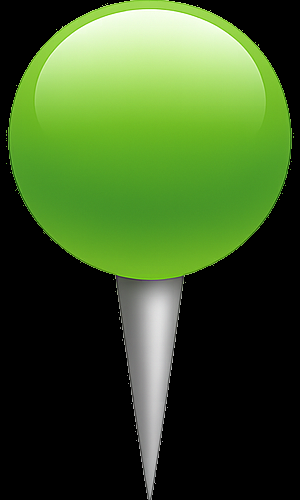
#> input picture app/images/dingding.png, 300 x 500 px; its folder holds only this picture in this run
$ python -i recognition.py   (imports and definitions only)
#> lines starting #> are read from the running program, lines starting #| are printed output that depends on the picture; after the words box and inside, x2 and y2 are one past the last pixel; in counts of white or black regions, pixels touching at a corner belong together
### app/tools/utils.py
import numpy as np
import os
import sys
import platform
from PIL import Image
import imagehash

# 管理开发环境与打包环境下的路径
# [161 lines left out: functions resource_path, _resource_path_impl, _get_packaged_resource_path, _get_development_resource_path, get_app_cache_dir, get_app_data_dir and 3 more, not called in this run]

def _resource_path_impl(relative_path):
    """获取资源文件的绝对路径

    Args:
        relative_path: 相对于app目录的路径，如 'json/game_config.json'

    Returns:
        str: 资源文件的绝对路径
    """
    # 打包环境处理
    if hasattr(sys, '_MEIPASS'):
        return _get_packaged_resource_path(relative_path)

    # 开发环境处理
    return _get_development_resource_path(relative_path)

def _get_packaged_resource_path(relative_path):
    """获取打包环境下的资源路径"""
    base = sys._MEIPASS

    # 标准打包路径
    candidates = [
        os.path.join(base, 'app', relative_path),
        os.path.join(base, relative_path),
    ]

    # macOS .app 特殊路径
    if platform.system() == "Darwin":
        try:
            macos_dir = os.path.dirname(sys.executable)
            resources_dir = os.path.abspath(os.path.join(macos_dir, '..', 'Resources'))
            candidates.extend([
                os.path.join(resources_dir, 'app', relative_path),
                os.path.join(resources_dir, relative_path),
            ])
        except (OSError, ValueError):
            pass

    # 返回第一个存在的路径
    for candidate in candidates:
        if os.path.exists(candidate):
            return candidate

    # 如果都不存在，返回最可能的路径
    return candidates[0]

def _get_development_resource_path(relative_path):
    """获取开发环境下的资源路径"""
    # 获取当前文件所在目录（app/tools/）
    current_dir = os.path.dirname(os.path.abspath(__file__))
    # 获取项目根目录
    project_root = os.path.dirname(os.path.dirname(current_dir))
    # 构建app目录路径
    app_dir = os.path.join(project_root, 'app')

    # 开发环境的候选路径
    candidates = [
        os.path.join(app_dir, relative_path),  # 标准路径
        os.path.join(project_root, relative_path),  # 备用路径
    ]

    # 返回第一个存在的路径
    for candidate in candidates:
        if os.path.exists(candidate):
            return candidate

    # 如果都不存在，返回标准路径
    return candidates[0]

# 统一的路径管理方法
def get_app_cache_dir():
    """获取应用缓存目录"""
    if platform.system() == "Darwin":  # macOS
        # 使用 ~/Library/Caches/ChessHelper/
        home_dir = os.path.expanduser("~")
        cache_dir = os.path.join(home_dir, "Library", "Caches", "ChessHelper")
    elif platform.system() == "Windows":  # Windows
        # 使用 %LOCALAPPDATA%\ChessHelper\Cache\
        localappdata = os.environ.get('LOCALAPPDATA', os.path.expanduser("~"))
        cache_dir = os.path.join(localappdata, "ChessHelper", "Cache")
    else:  # Linux
        # 使用 ~/.cache/chess-helper/
        home_dir = os.path.expanduser("~")
        cache_dir = os.path.join(home_dir, ".cache", "chess-helper")

    # 确保目录存在
    os.makedirs(cache_dir, exist_ok=True)
    return cache_dir

def get_app_data_dir():
    """获取应用数据目录"""
    if platform.system() == "Darwin":  # macOS
        # 使用 ~/Library/Application Support/ChessHelper/
        home_dir = os.path.expanduser("~")
        data_dir = os.path.join(home_dir, "Library", "Application Support", "ChessHelper")
    elif platform.system() == "Windows":  # Windows
        # 使用 %APPDATA%\ChessHelper\
        appdata = os.environ.get('APPDATA', os.path.expanduser("~"))
        data_dir = os.path.join(appdata, "ChessHelper")
    else:  # Linux
        # 使用 ~/.local/share/chess-helper/
        home_dir = os.path.expanduser("~")
        data_dir = os.path.join(home_dir, ".local", "share", "chess-helper")

    # 确保目录存在
    os.makedirs(data_dir, exist_ok=True)
    return data_dir

def app_cache_path(filename):
    """获取调试图片的完整路径"""
    cache_dir = get_app_cache_dir()
    full_path = os.path.join(cache_dir, filename)
    # 确保子目录存在
    os.makedirs(os.path.dirname(full_path), exist_ok=True)
    return full_path

def app_data_path(filename):
    """获取配置文件的完整路径"""
    data_dir = get_app_data_dir()
    full_path = os.path.join(data_dir, filename)
    # 确保子目录存在
    os.makedirs(os.path.dirname(full_path), exist_ok=True)
    return full_path


def get_engine_dir():
    """获取引擎文件夹路径，目录不存在时自动创建。

    开发环境使用 app 目录下的 Pikafish/ 文件夹；打包环境没有可写的
    资源目录，沿用用户数据目录中的 Pikafish/ 文件夹。
    """
    if getattr(sys, "frozen", False):
        engine_dir = os.path.join(get_app_data_dir(), "Pikafish")
    else:
        engine_dir = resource_path("Pikafish")
    os.makedirs(engine_dir, exist_ok=True)
    return engine_dir

def engine_path(*path_parts):
    """获取引擎文件夹内文件的完整路径"""
    return os.path.join(get_engine_dir(), *path_parts)

def user_config_path():
    """返回可写的用户配置路径，避免修改随应用分发的资源文件。"""
    return app_data_path("game_config.json")

# 筛选水平线
# [321 lines left out: functions filter_horizontal_lines, filter_vertical_lines, keep_middle_lines, cut_substring, check_repeat_position, convert_array_to_fen and 4 more, not called in this run]

### app/tools/log_config.py
"""项目统一日志入口。

所有模块都使用 Python logging 的 ``chess`` logger 层级，避免
logging、Loguru 和 print 产生三种不同的终端格式。具体的终端/
文件 handler 由 ``app.chess.context.setup_logging`` 根据用户配置安装。
"""

import logging


def get_logger(name: str = None) -> logging.Logger:
    """返回 chess 层级下的标准 logger。"""
    if not name or name == "chess":
        return logging.getLogger("chess")
    if name.startswith("chess."):
        logger_name = name
    else:
        short_name = name
        for prefix in ("app.chess.", "app.ui.", "app.themes.", "app.tools.", "app."):
            if short_name.startswith(prefix):
                short_name = short_name[len(prefix):]
                break
        logger_name = f"chess.{short_name}"
    return logging.getLogger(logger_name)


def setup_file_logging(log_dir="logs"):
    """保留旧API；文件日志现由 context 的统一配置管理。"""
    return get_logger()


logger = get_logger()

__all__ = ["logger", "get_logger", "setup_file_logging"]

### app/chess/context.py
import json
import os
import logging
from dataclasses import dataclass, field
from typing import Dict, Optional, List
from datetime import datetime
from threading import Lock
from app.tools import utils
from app.tools.config_store import load_config as load_stored_config, write_json_atomic
from app.chess.history import MoveHistory

def setup_logging():
    """初始化日志系统"""
    # 检查是否已经初始化过
    if hasattr(setup_logging, '_initialized'):
        return logging.getLogger('chess')

    # 创建日志目录
    log_dir = os.path.expanduser("~/Library/Logs/chess-helper-app")
    os.makedirs(log_dir, exist_ok=True)

    # 读取日志配置
    log_config = {
        "log_level": "INFO",
        "log_to_file": True,
        "log_to_console": True,
        "max_log_size_mb": 10,
        "backup_count": 5,
        "log_format": "%(asctime)s | %(levelname)-8s | %(name)s:%(funcName)s - %(message)s",
        "date_format": "%H:%M:%S"
    }

    try:
        log_config_path = utils.resource_path("json", "log_config.json")
        if os.path.exists(log_config_path):
            with open(log_config_path, "r", encoding="utf-8") as f:
                user_config = json.load(f)
                log_config.update(user_config)
    except Exception:
        pass  # 使用默认配置

    # 生成日志文件名
    log_file = os.path.join(log_dir, f"chess_helper_{datetime.now().strftime('%Y%m%d')}.log")

    # 创建chess模块的日志记录器
    chess_logger = logging.getLogger('chess')
    chess_logger.setLevel(getattr(logging, log_config["log_level"].upper(), logging.INFO))
    chess_logger.propagate = False

    # 清除现有处理器
    chess_logger.handlers.clear()

    # 添加文件处理器
    if log_config["log_to_file"]:
        from logging.handlers import RotatingFileHandler
        max_bytes = log_config["max_log_size_mb"] * 1024 * 1024
        file_handler = RotatingFileHandler(
            log_file,
            maxBytes=max_bytes,
            backupCount=log_config["backup_count"],
            encoding='utf-8'
        )
        file_handler.setFormatter(logging.Formatter(log_config["log_format"], log_config["date_format"]))
        chess_logger.addHandler(file_handler)

    # 添加控制台处理器
    if log_config["log_to_console"]:
        console_handler = logging.StreamHandler()
        console_handler.setFormatter(logging.Formatter(log_config["log_format"], log_config["date_format"]))
        chess_logger.addHandler(console_handler)

    # 标记为已初始化
    setup_logging._initialized = True

    return chess_logger

# 初始化日志系统
logger = setup_logging()

DEFAULT_ENGINE_PARAMS = {
    "movetime": "2000",
    "depth": "25",
    "goParam": "movetime",
    "threads": "8",
    "hash": "256",
    "settings_version": "2",
}

@dataclass
class Platform:
    """平台配置类，包含平台相关的所有信息"""
    name: str                    # 平台名称，如 'TT'、'JJ'
    board_coords: Dict[str, List[int]]  # 棋盘坐标
    regions: Dict  # 区域配置
    _piece_recognizer: Optional[object] = None  # 棋子识别器

    # [7 lines left out: function piece_recognizer, not called in this run]


@dataclass
class ChessContext:
    """象棋助手上下文对象，包含所有共享状态"""
    platform: str                    # 当前平台
    _engine_params: Dict[str, str] = field(default_factory=dict)
    _engine_params_lock: Lock = field(default_factory=Lock)
    _platforms: Dict[str, Platform] = field(default_factory=dict)
    _analysis_mode: str = field(default="timer")
    engine: Optional[object] = None  # 当前引擎实例
    _engine_lock: Lock = field(default_factory=Lock)  # 引擎访问锁
    checker: Optional[object] = None  # 局面检查器
    _checker_lock: Lock = field(default_factory=Lock)  # 检查器访问锁
    recognizer: Optional[object] = None  # 棋盘识别器(High Level)
    _recognizer_lock: Lock = field(default_factory=Lock) # 识别器访问锁
    history: MoveHistory = field(default_factory=MoveHistory)
    screen_size: Optional[tuple] = None  # 屏幕尺寸
    _board_index: int = 0  # 棋盘皮肤索引（私有存储）
    _manual_coords: Optional[tuple] = None  # 手动定位坐标 (x, y, width, height)
    base_fen: Optional[str] = None # 用于历史中断时的锚点FEN (持久化存储)
    analysis_token: int = 0  # 引擎分析令牌，用于废弃过期的回调
    _analysis_token_lock: Lock = field(default_factory=Lock)
    discard_before_timestamp: float = 0.0  # RETRY时设置，过滤在此时间之前截图的帧
    _theme: str = "light"  # 当前主题
    _auto_move_enabled: bool = False  # 自动走子默认关闭
    _capture_depth_enabled: bool = False  # 我方被吃子时动态增加搜索深度
    _jj_training_recording_enabled: bool = False
    _jj_training_record_unstable: bool = True
    _jj_training_dataset_dir: str = ""
    _jj_training_recorder: Optional[object] = None


    def __post_init__(self):
        """初始化时加载配置"""
        self.load_config()

    # [253 lines left out: functions get_engine_params, update_engine_params, load_config, save_config, set_platform, get_platform and 5 more, not called in this run]

    @property
    def analysis_mode(self) -> str:
        return self._analysis_mode

    # [4 lines left out: function analysis_mode, not called in this run]

    @property
    def auto_move_enabled(self) -> bool:
        return self._auto_move_enabled

    # [4 lines left out: function auto_move_enabled, not called in this run]

    @property
    def capture_depth_enabled(self) -> bool:
        return self._capture_depth_enabled

    # [4 lines left out: function capture_depth_enabled, not called in this run]

    @property
    def jj_training_recording_enabled(self) -> bool:
        return self._jj_training_recording_enabled

    # [46 lines left out: functions jj_training_recording_enabled, get_jj_training_recorder, close_jj_training_recorder, next_analysis_token, not called in this run]

    def invalidate_analysis(self) -> int:
        return self.next_analysis_token()

    def is_analysis_token_current(self, token: int) -> bool:
        with self._analysis_token_lock:
            return token == self.analysis_token

    # [113 lines left out: functions stop_auto_move_for_safety, get_log_info, board_index, board_index, manual_coords, manual_coords and 11 more, not called in this run]


# 创建全局上下文实例
_context_instance = None

def get_context():
    """获取全局上下文实例（单例模式）"""
    global _context_instance
    if _context_instance is None:
        _context_instance = ChessContext(platform="TT")  # 默认使用TT平台
    return _context_instance

# 为了向后兼容，保留context变量
context = get_context()

### app/chess/recognition.py
import cv2
import numpy as np
import os
from tools import utils
from chess.context import context
from .piece_recognizer import ChessPieceRecognizer
#> further down, picture is the input picture: shape (500, 300, 3); mean B, G, R 37.7, 87.2, 60.1

# [445 lines left out: functions show_image, preprocess_image, get_board_data, recognize_board, recognize_pieces, compare_feature and 2 more, not called in this run]

# 判断棋子红色与黑色
def recognize_piece_color(img):
    """
    判断棋子颜色（红/黑）
    Args:
        img: 棋子图像
    Returns:
        str: 'red' 或 'black'，如果无法判断则返回 None
    """
    if img is None or img.size == 0:
        print(f"Error: img is None or empty (shape: {img.shape if img is not None else 'None'})")
        return None

    hsv = cv2.cvtColor(img, cv2.COLOR_BGR2HSV)
#> hsv: shape (500, 300, 3); mean H, S, V 23.2, 70.3, 87.3
    if hsv is None or hsv.size == 0:
        print(f"Error: Failed to convert image to HSV (shape before: {img.shape})")
        return None

    # 定义多个红色的HSV阈值范围
    red_ranges = [
        ([0, 50, 50], [10, 255, 255]),  # 浅红色
        ([160, 50, 50], [180, 255, 255]),  # 深红色（跨越了180度的边界）
        ([0, 100, 100], [10, 255, 255])  # 中等红色
    ]

    # 初始化红色掩码
    red_mask = np.zeros_like(hsv[:, :, 0])

    # 遍历每个红色范围并更新掩码
    for lower, upper in red_ranges:
        lower = np.array(lower, dtype=np.uint8)
        upper = np.array(upper, dtype=np.uint8)
        red_mask_temp = cv2.inRange(hsv, lower, upper)
        red_mask = cv2.bitwise_or(red_mask, red_mask_temp)

    # 假设黑色通过亮度检测（在灰度图中）
    gray = cv2.cvtColor(img, cv2.COLOR_BGR2GRAY)
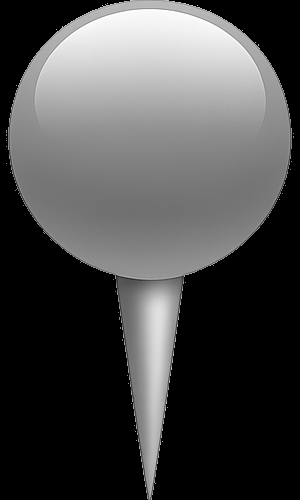
#> gray: shape (500, 300); min 0, max 255, mean 73.4
    _, black_mask = cv2.threshold(gray, 50, 255, cv2.THRESH_BINARY_INV)  # 假设亮度低于50的为黑色
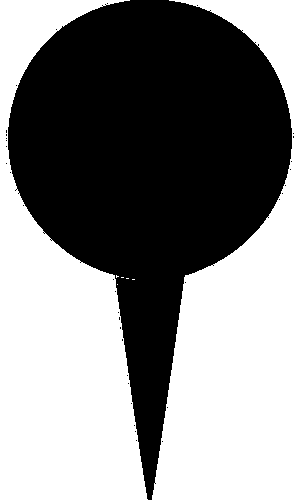
#> black_mask: shape (500, 300); 52.7% white; 35 black regions (34 under 20 px), largest, box (x1, y1, x2, y2) and area: (8, 0, 292, 500) 70923

    # 形态学操作去除噪点
    kernel = np.ones((5, 5), np.uint8)
    red_mask = cv2.morphologyEx(red_mask, cv2.MORPH_OPEN, kernel)
    black_mask = cv2.morphologyEx(black_mask, cv2.MORPH_OPEN, kernel)
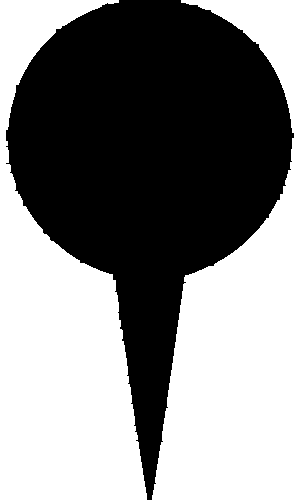
#> black_mask: shape (500, 300); 52.5% white; 1 black region, box (x1, y1, x2, y2) and area: (6, 0, 294, 500) 71202

    # 计算红色和黑色区域的面积
    red_area = cv2.countNonZero(red_mask)
#> red_area = 0
    black_area = cv2.countNonZero(black_mask)
#> black_area = 78798

    # 返回颜色判断结果
    return "red" if red_area > black_area else 'black'

# [163 lines left out: functions recognize_piece_type_legacy, recognize_piece_type, is_valid_position, not called in this run]

# 计算棋子坐标
def find_nearest_index(point, points):
    distances = [abs(point - p) for p in points]  # 计算点到所有竖线x坐标的绝对值差异
    return distances.index(min(distances))  # 返回最接近的竖线的索引


# [33 lines left out: function calculate_pieces_position, not called in this run]

# [19 lines of commented-out code are left out]

>>> import cv2
>>> picture = cv2.imread('../images/dingding.png')
>>> result = recognize_piece_color(picture)
#> result = 'black'
